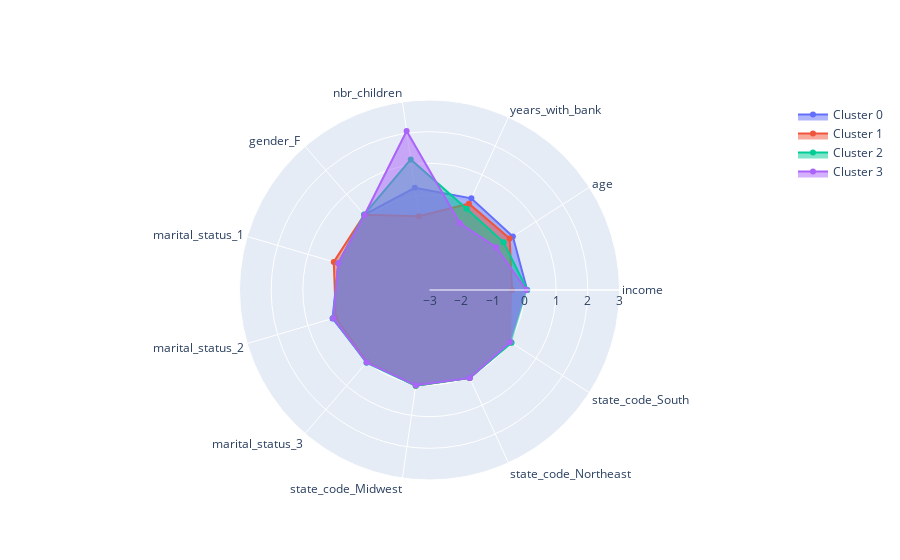

The code cell stored with this chart in its notebook:
### Code cell
features = list(means3.columns)

fig = go.Figure()

clusters=[0,1,2,3]

for c in clusters:
    fig.add_trace(go.Scatterpolar(
          r=list(means3.loc[c]),
          theta=features,
          fill='toself',
          name='Cluster '+str(c)
    ))

fig.update_layout(
      polar=dict(
        radialaxis=dict(
          visible=True,
          range=[-3, 3]
        )),
      showlegend=True
    )

fig.show()

### Figure 1 — Plotly figure (JSON) as saved in the notebook; plotly's stock layout.template omitted (floating-point values rounded to 4 significant figures)
{"data": [{"fill": "toself", "name": "Cluster 0", "r": [0.08454, 0.1293, 0.1819, 0.2586, 0.1465, 0, 0.1919, 0.01263, 0.03788, 0.05303, 0.05556], "theta": ["income", "age", "years_with_bank", "nbr_children", "gender_F ", "marital_status_1", "marital_status_2", "marital_status_3", "state_code_Midwest", "state_code_Northeast", "state_code_South"], "type": "scatterpolar"}, {"fill": "toself", "name": "Cluster 1", "r": [-0.3916, 0.008043, -0.004201, -0.6483, 0.1425, 0.1503, 0.08333, 0.00732, 0.05405, 0.05124, 0.06025], "theta": ["income", "age", "years_with_bank", "nbr_children", "gender_F ", "marital_status_1", "marital_status_2", "marital_status_3", "state_code_Midwest", "state_code_Northeast", "state_code_South"], "type": "scatterpolar", "visible": true}, {"fill": "toself", "name": "Cluster 2", "r": [0.08643, -0.2172, -0.1792, 1.165, 0.1538, 0, 0.1758, 0.03846, 0.05495, 0.0467, 0.08242], "theta": ["income", "age", "years_with_bank", "nbr_children", "gender_F ", "marital_status_1", "marital_status_2", "marital_status_3", "state_code_Midwest", "state_code_Northeast", "state_code_South"], "type": "scatterpolar", "visible": true}, {"fill": "toself", "name": "Cluster 3", "r": [0.06072, -0.5006, -0.6823, 2.072, 0.1354, 0, 0.1667, 0.03125, 0.04167, 0.05208, 0.03125], "theta": ["income", "age", "years_with_bank", "nbr_children", "gender_F ", "marital_status_1", "marital_status_2", "marital_status_3", "state_code_Midwest", "state_code_Northeast", "state_code_South"], "type": "scatterpolar", "visible": true}], "layout": {"autosize": true, "polar": {"angularaxis": {"type": "category"}, "radialaxis": {"autorange": false, "range": [-3, 3], "type": "linear", "visible": true}}, "showlegend": true}}
